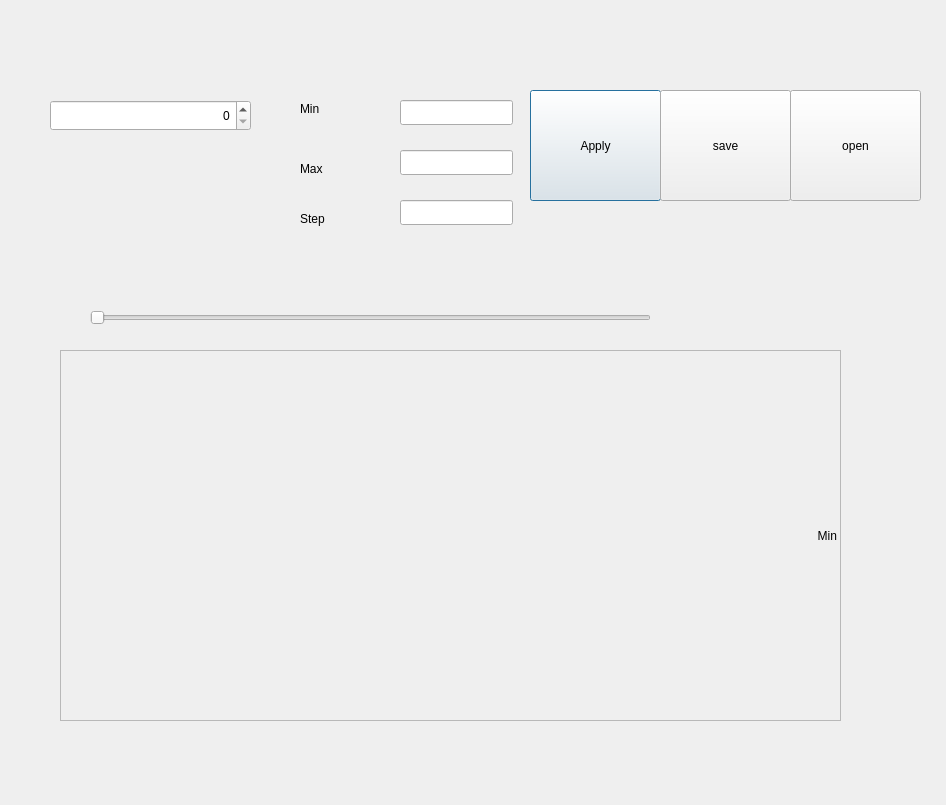
<?xml version="1.0" encoding="UTF-8"?>
<ui version="4.0">
 <class>Dialog</class>
 <widget class="QDialog" name="Dialog">
  <property name="geometry">
   <rect>
    <x>0</x>
    <y>0</y>
    <width>946</width>
    <height>805</height>
   </rect>
  </property>
  <property name="windowTitle">
   <string>Dialog</string>
  </property>
  <widget class="QPushButton" name="pushButton">
   <property name="geometry">
    <rect>
     <x>530</x>
     <y>90</y>
     <width>131</width>
     <height>111</height>
    </rect>
   </property>
   <property name="text">
    <string>Apply</string>
   </property>
  </widget>
  <widget class="QLabel" name="label">
   <property name="geometry">
    <rect>
     <x>300</x>
     <y>100</y>
     <width>67</width>
     <height>17</height>
    </rect>
   </property>
   <property name="text">
    <string>Min</string>
   </property>
  </widget>
  <widget class="QLineEdit" name="lineEdit">
   <property name="geometry">
    <rect>
     <x>400</x>
     <y>100</y>
     <width>113</width>
     <height>25</height>
    </rect>
   </property>
   <property name="inputMethodHints">
    <set>Qt::ImhDigitsOnly</set>
   </property>
   <property name="alignment">
    <set>Qt::AlignRight|Qt::AlignTrailing|Qt::AlignVCenter</set>
   </property>
  </widget>
  <widget class="QLineEdit" name="lineEdit_2">
   <property name="geometry">
    <rect>
     <x>400</x>
     <y>150</y>
     <width>113</width>
     <height>25</height>
    </rect>
   </property>
   <property name="inputMethodHints">
    <set>Qt::ImhDigitsOnly</set>
   </property>
   <property name="alignment">
    <set>Qt::AlignRight|Qt::AlignTrailing|Qt::AlignVCenter</set>
   </property>
  </widget>
  <widget class="QLabel" name="label_2">
   <property name="geometry">
    <rect>
     <x>300</x>
     <y>160</y>
     <width>67</width>
     <height>17</height>
    </rect>
   </property>
   <property name="text">
    <string>Max</string>
   </property>
  </widget>
  <widget class="QLineEdit" name="lineEdit_3">
   <property name="geometry">
    <rect>
     <x>400</x>
     <y>200</y>
     <width>113</width>
     <height>25</height>
    </rect>
   </property>
   <property name="inputMethodHints">
    <set>Qt::ImhDigitsOnly</set>
   </property>
   <property name="alignment">
    <set>Qt::AlignRight|Qt::AlignTrailing|Qt::AlignVCenter</set>
   </property>
  </widget>
  <widget class="QLabel" name="label_3">
   <property name="geometry">
    <rect>
     <x>300</x>
     <y>210</y>
     <width>67</width>
     <height>17</height>
    </rect>
   </property>
   <property name="text">
    <string>Step</string>
   </property>
  </widget>
  <widget class="QSpinBox" name="spinBox">
   <property name="geometry">
    <rect>
     <x>50</x>
     <y>100</y>
     <width>201</width>
     <height>31</height>
    </rect>
   </property>
   <property name="alignment">
    <set>Qt::AlignRight|Qt::AlignTrailing|Qt::AlignVCenter</set>
   </property>
  </widget>
  <widget class="QSlider" name="horizontalSlider">
   <property name="geometry">
    <rect>
     <x>90</x>
     <y>310</y>
     <width>561</width>
     <height>16</height>
    </rect>
   </property>
   <property name="orientation">
    <enum>Qt::Horizontal</enum>
   </property>
  </widget>
  <widget class="QLabel" name="label_5">
   <property name="geometry">
    <rect>
     <x>60</x>
     <y>350</y>
     <width>781</width>
     <height>371</height>
    </rect>
   </property>
   <property name="frameShape">
    <enum>QFrame::StyledPanel</enum>
   </property>
   <property name="text">
    <string>Min</string>
   </property>
   <property name="alignment">
    <set>Qt::AlignRight|Qt::AlignTrailing|Qt::AlignVCenter</set>
   </property>
  </widget>
  <widget class="QPushButton" name="pushButton_2">
   <property name="geometry">
    <rect>
     <x>660</x>
     <y>90</y>
     <width>131</width>
     <height>111</height>
    </rect>
   </property>
   <property name="text">
    <string>save</string>
   </property>
  </widget>
  <widget class="QPushButton" name="pushButton_3">
   <property name="geometry">
    <rect>
     <x>790</x>
     <y>90</y>
     <width>131</width>
     <height>111</height>
    </rect>
   </property>
   <property name="text">
    <string>open</string>
   </property>
  </widget>
 </widget>
 <resources/>
 <connections/>
</ui>
